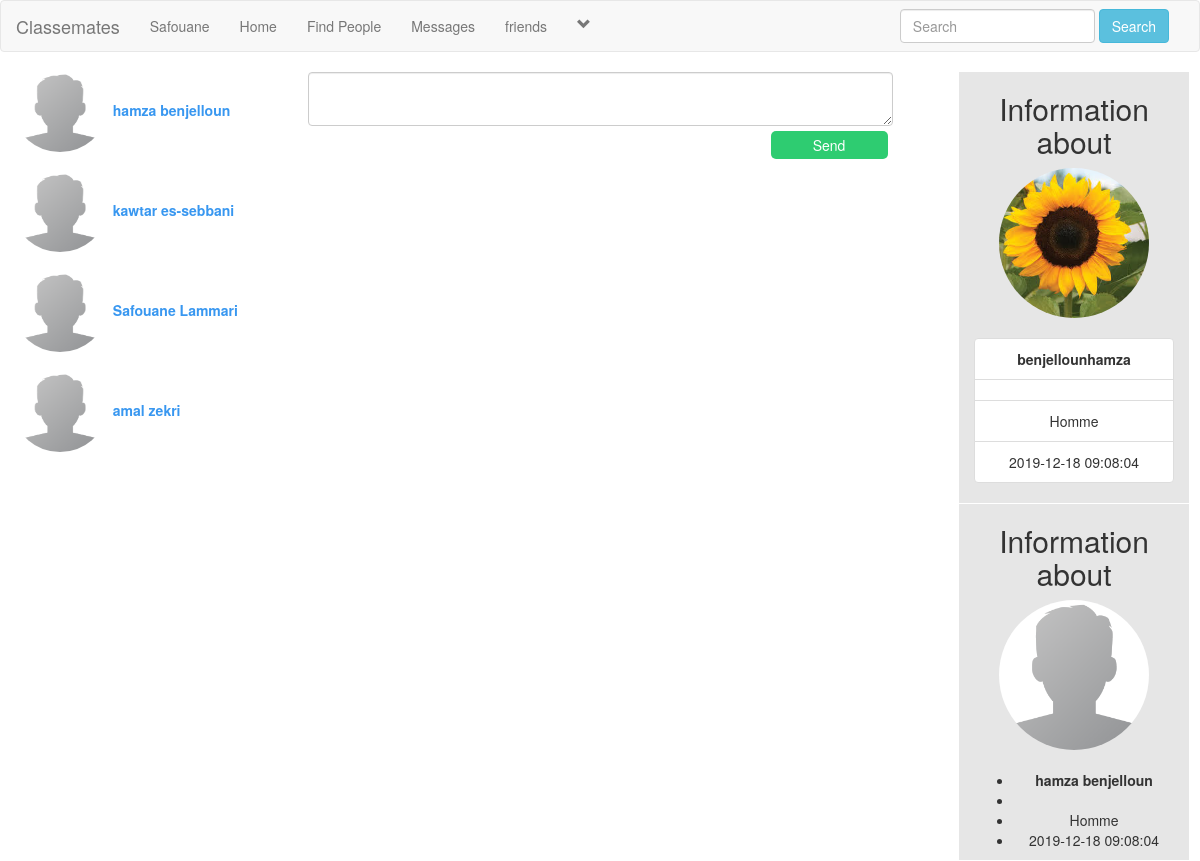
The app's page /messages.php?u_id=4 (signed in) with its own data.
### tables this page shows
CREATE TABLE `users` (
  `user_id` int(11) NOT NULL,
  `f_name` text NOT NULL,
  `l_name` text NOT NULL,
  `user_name` text NOT NULL,
  `describe_user` varchar(255) NOT NULL,
  `relationship` text NOT NULL,
  `user_pass` varchar(255) NOT NULL,
  `user_email` varchar(255) NOT NULL,
  `user_gender` text NOT NULL,
  `user_birthday` text NOT NULL,
  `user_image` varchar(255) NOT NULL,
  `user_cover` varchar(255) NOT NULL,
  `user_reg_date` timestamp NULL DEFAULT current_timestamp(),
  `status` text NOT NULL,
  `posts` text NOT NULL,
  `recovry_account` varchar(255) NOT NULL
);

### messages.php (the view, shortened to what this page needs)
<?php
include("includes/header.php");
?>
<!DOCTYPE html>
<html>
<head>
	<link rel="stylesheet" href="https://maxcdn.bootstrapcdn.com/bootstrap/3.3.7/css/bootstrap.min.css">
	<link rel="stylesheet" type="text/css" href="style/home_style2.css">
</head>
<body>
<div class="row">
<?php
     if(isset($_GET['u_id'])){
     global $con;
     $get_id = $_GET['u_id'];
}
	?>
	<div class="col-sm-3" id="select_user">
			<?php
				$user = "select * from users";
				$run_user = mysqli_query($con, $user);
				while($row_user = mysqli_fetch_array($run_user)){
				$user_id = $row_user['user_id'];
				$user_name = $row_user['user_name'];
				$first_name = $row_user['f_name'];
				$last_name = $row_user['l_name'];
				$user_image = $row_user['user_image'];
				echo"
						<div class='container-fluid'>
							<a style='text-decoration: none;cursor: pointer;color:#3897f0;'                        href='messages.php?u_id=$user_id'>
								<img class='img-circle' src='users/$user_image' width='90px' height='80px' title='$user_name'><strong>&nbsp $first_name $last_name</strong><br><br>
							</a>
						</div>
				";
			}
			?>
	</div>
		<div class="col-sm-6">
		<?php
			if(isset($_GET['u_id'])){
			$u_id = $_GET['u_id'];
			if($u_id == "new"){
			 	echo'
			 		<form>
			 			<center><h3>Select Someone to start conversation </h3></center>
			 			<textarea disabled class="form-control" placeholder="Enter your message"> </textarea>
			 			<input type="Submit" class="btn btn-default" disabled value="Send">
			 		</form><br><br>
			 		';
		}
		else{
		 echo'
					<form action="" method="POST">
			 			<textarea  class="form-control" placeholder="Enter your message" name="msg_box" id="message_textarea"> </textarea>
			 			<input type="Submit" name="send_msg" id="btn-msg" value="Send">
			 		</form><br><br>
			 ';
	}
		}
		?>
	</div>
	<div class="col-sm-3">
		<?php
			if(isset($_GET['u_id'])){
    			 global $con;
     			$get_id = $_GET['u_id'];
      		    $get_user = "select * from users where user_id='$get_id'";
      		    $run_user = mysqli_query($con, $get_user);
      		    $row = mysqli_fetch_array($run_user);
      		    $f_name = $row['f_name'];
      		    $l_name = $row['l_name'];
      		    $describe_user = $row['describe_user'];
       		    $user_image = $row['user_image'];
      		    $register_date = $row['user_reg_date'];
      		    $gender = $row['user_gender'];
		}
		if($get_id == "new"){
	}else{
	 echo"
	 <div class='row'>
	 	<div class='col-sm-2'>
	 	</div>
	 	<center>
	 		<div style='background-color: #e6e6e6;' class='col-sm-9'>
	 			<h2>Information about </h2>
	 			<img  class='img-circle' src='users/sunflower.jpg' width='150px' height='150px'><br><br>
	 			<ul class='list-group'>
	 				<li class='list-group-item' title='Username'><strong>".$l_name."".$f_name."</strong></li>
	 				<li class='list-group-item' title='User status'><strong>".$describe_user."</strong></li>
	 				<li class='list-group-item' title='Gender'>".$gender."</li>
					<li class='list-group-item' title='user registration date'>".$register_date."</li>
	 			</ul>
	 		</div>
	 		<div class='col-sm-1'>
	 		</div>
	 </div>
	<div class='row'>
			<div class='col-sm-2'>
			</div>
			<center>
				<div style='background-color: #e6e6e6;' class='col-sm-9'>
					<h2>Information about</h2>
					<img class='img-circle' src='users/$user_image' width='150px' height='150px'>
					<br><br>
					<ul class='liste-group'>
						<li class='liste-group-item' title='username'><strong>$f_name $l_name</strong></li>
						<li class='liste-group-item' title='User status'><strong style='color: grey;'>$describe_user</strong></li>
						<li class='liste-group-item' title='Gender'>$gender</li>
						<li class='liste-group-item' title='User Registration Date'>$register_date</li>
					</ul>
				</div>
				<div class='col-sm-1'>
				</div>
		</div>
		";
}
	?>
	</div>
</div>
</body>
</html>

### includes/header.php (shortened to what this page needs)
<?php
include("functions/functions.php");
?>
<nav class="navbar navbar-default">
	<div class="container-fluid">
		<div class="navbar-header">
			<a class="navbar-brand" href="home.php">Classemates</a>
		</div>
		<div class="collapse navbar-collapse" id="#bs-example-navbar-collapse-1">
	      <ul class="nav navbar-nav">
	      	<?php
			$user = $_SESSION['user_email'];
			$get_user = "select * from users where user_email='".$user."'";
			$run_user = mysqli_query($con,$get_user);
			$row=mysqli_fetch_array($run_user);
			$user_id = $row['user_id'];
			$first_name = $row['f_name'];
			$user_posts = "select * from posts where user_id='$user_id'";
			$run_posts = mysqli_query($con,$user_posts);
			$posts = mysqli_num_rows($run_posts);
			?>
	        <li><a href='profile.php?<?php echo "u_id=$user_id" ?>'><?php echo "$first_name"; ?></a></li>
	       	<li><a href="home.php">Home</a></li>
			<li><a href="members.php">Find People</a></li>
			<li><a href="messages.php?u_id=new">Messages</a></li>
			<li><a href="friends.php?u_id=new">friends</a></li>
					<?php
						echo"
						<li class='dropdown'>
							<a href='#' class='dropdown-toggle' data-toggle='dropdown' role='button' aria-haspopup='true' aria-expanded='false'><span><i class='glyphicon glyphicon-chevron-down'></i></span></a>
							<ul class='dropdown-menu'>
								<li>
									<a href='my_post.php?u_id=$user_id'>My Posts <span class='badge badge-secondary'>$posts</span></a>
								</li>
								<li role='separator' class='divider'></li>
								<li>
									<a href='logout.php'>Logout</a>
								</li>
							</ul>
						</li>
						";
					?>
			</ul>
			<ul class="nav navbar-nav navbar-right">
				<li class="dropdown">
					<form class="navbar-form navbar-left" method="get" action="results.php">
						<div class="form-group">
							<input type="text" class="form-control" name="user_query" placeholder="Search">
						</div>
						<button type="submit" class="btn btn-info" name="search">Search</button>
					</form>
				</li>
			</ul>
		</div>
	</div>
</nav>

### style/home_style2.css (style rules this page uses)
body { overflow-x: hidden; }

### messages.php (style rules this page uses)
#btn-msg { width: 20%; height: 28px; border-radius: 5px; margin: 5px; border: none; color:#fff; float:right; background-color: #2ecc71; }
#select_user { max-height: 500px; overflow: scroll; }

### records on screen
users: f_name "Safouane", user_image (picture), l_name "Lammari"
users: user_image (picture), f_name "hamza", l_name "benjelloun", user_gender "Homme", user_reg_date "2019-12-18 09:08:04"
users: user_image (picture), f_name "kawtar", l_name "es-sebbani"
users: user_image (picture), f_name "amal", l_name "zekri"
